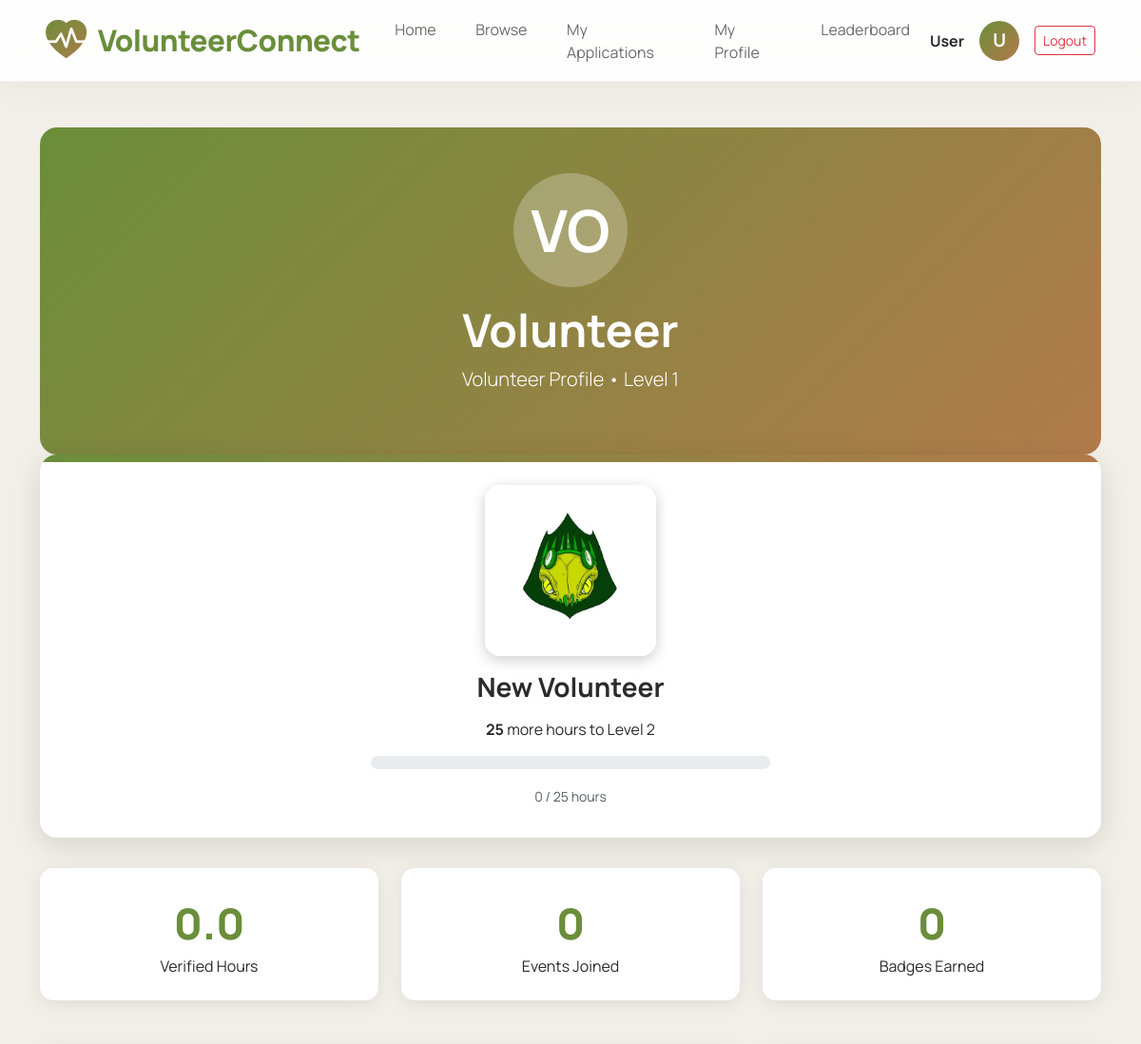
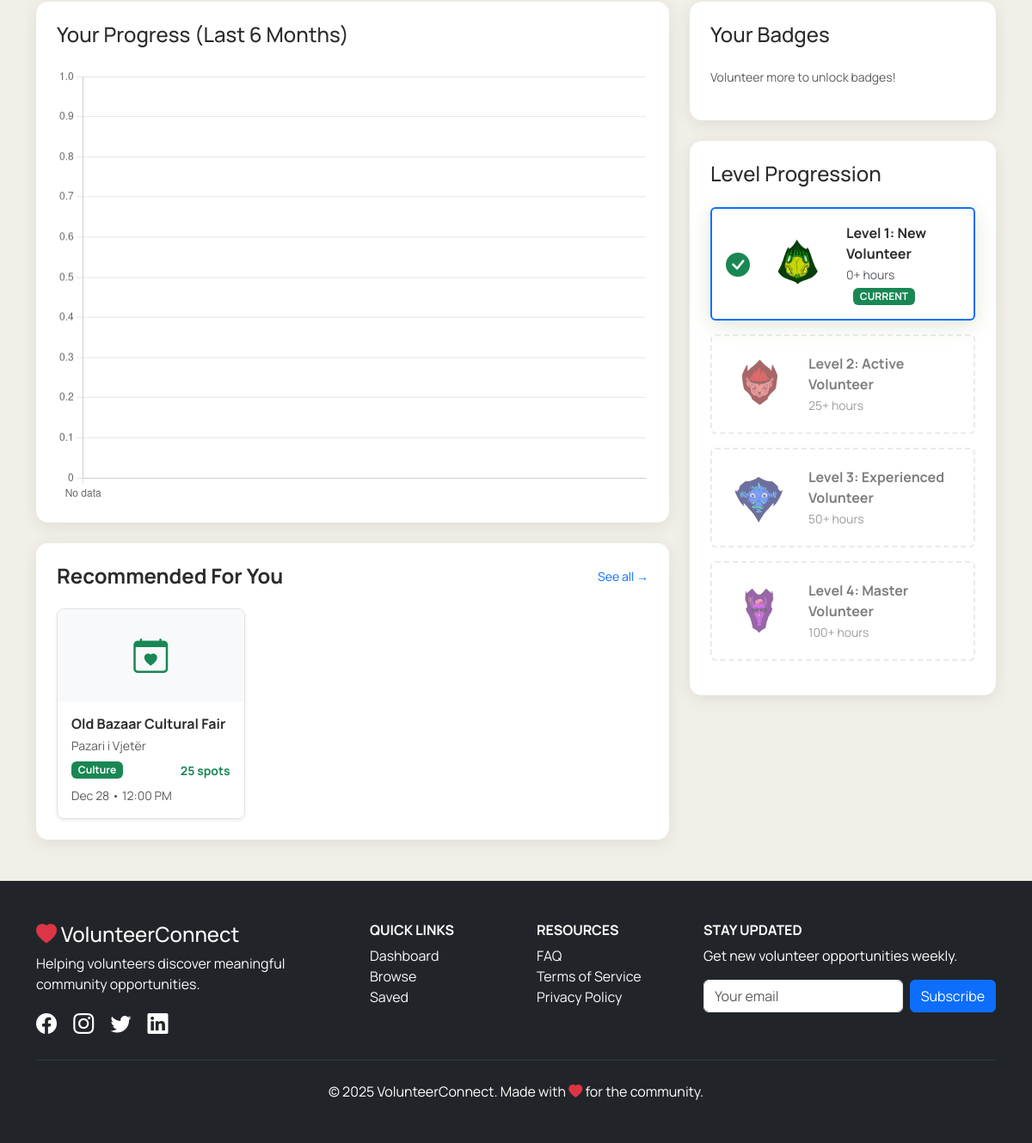
/profile.php (signed in), run on the app's committed database (2 pictures, top to bottom).
### tables this page shows
CREATE TABLE opportunities (
    id INT AUTO_INCREMENT PRIMARY KEY,
    title VARCHAR(255) NOT NULL,
    description TEXT NOT NULL,
    category VARCHAR(50) DEFAULT 'General',
    location_name VARCHAR(255) NOT NULL,
    latitude DECIMAL(10,8) NULL,
    longitude DECIMAL(11,8) NULL,
    date DATE NOT NULL,
    time TIME NULL,
    slots INT DEFAULT 20,
    filled_slots INT DEFAULT 0,
    organization_id INT NOT NULL,
    created_at TIMESTAMP DEFAULT CURRENT_TIMESTAMP,
    FOREIGN KEY (organization_id) REFERENCES users(id) ON DELETE CASCADE,
    INDEX idx_date (date),
    INDEX idx_category (category)
);

### profile.php (the view, shortened to what this page needs)
<?php
require_once 'config/config.php';
include_once 'includes/header.php';
$user_id = $_SESSION['user_id'];
$user_name = $_SESSION['name'] ?? 'Volunteer';
$stmt = $conn->prepare("
    SELECT COALESCE(SUM(a.hours_worked), 0)
    FROM applications a
    WHERE a.volunteer_id = ? AND a.status = 'completed' AND a.hours_approved = 1
");
$stmt->execute([$user_id]);
$total_hours = (float)$stmt->fetchColumn();
$hours_by_month_stmt = $conn->prepare("
    SELECT DATE_FORMAT(o.date, '%Y-%m') as month, COALESCE(SUM(a.hours_worked), 0) as hours
    FROM applications a
    JOIN opportunities o ON a.opportunity_id = o.id
    WHERE a.volunteer_id = ? AND a.status = 'completed' AND a.hours_approved = 1
      AND o.date >= DATE_SUB(CURDATE(), INTERVAL 6 MONTH)
    GROUP BY month ORDER BY month ASC
");
$hours_by_month_stmt->execute([$user_id]);
$hours_by_month = $hours_by_month_stmt->fetchAll(PDO::FETCH_ASSOC);
$events_stmt = $conn->prepare("SELECT COUNT(*) FROM applications WHERE volunteer_id = ? AND status IN ('confirmed', 'completed')");
$events_stmt->execute([$user_id]);
$total_events = (int)$events_stmt->fetchColumn();
$badges = [];
function getVolunteerLevel($hours) {
    return ['level' => 1, 'name' => 'New Volunteer', 'req' => 0, 'next' => 25];
}
$level_info = getVolunteerLevel($total_hours);
$level_images = [1 => 'img/engineers.jpg', 2 => 'img/speedsters.jpg', 3 => 'img/shadows.jpg', 4 => 'img/hipster.jpg'];
$level_names = [1 => 'New Volunteer', 2 => 'Active Volunteer', 3 => 'Experienced Volunteer', 4 => 'Master Volunteer'];
?>
<div class="container my-5">
    <div class="profile-header">
        <div style="width:120px;height:120px;background:rgba(255,255,255,.25);border-radius:50%;display:inline-flex;align-items:center;justify-content:center;font-size:3.8rem;font-weight:bold">
            <?= strtoupper(substr($user_name,0,2)) ?>
        </div>
        <h1 class="display-5 fw-bold mt-3"><?= htmlspecialchars($user_name) ?></h1>
        <p class="lead">Volunteer Profile • Level <?= $level_info['level'] ?></p>
    </div>
    <div class="level-display">
        <?php if (file_exists($level_images[$level_info['level']])): ?>
            <img src="<?= $level_images[$level_info['level']] ?>" alt="Level <?= $level_info['level'] ?>" class="level-image">
        <?php else: ?>
            <div class="level-image d-flex align-items-center justify-content-center text-white" style="background:linear-gradient(135deg,var(--accent),var(--accent2));font-size:5rem;font-weight:bold">L<?= $level_info['level'] ?></div>
        <?php endif; ?>
        <h3 class="fw-bold mt-2"><?= $level_info['name'] ?></h3>
        <?php if ($level_info['next'] !== null):
            $needed = $level_info['next'] - $total_hours;
            $progress = (($total_hours - $level_info['req']) / ($level_info['next'] - $level_info['req'])) * 100;
        ?>
            <p class="mt-3"><strong><?= number_format($needed) ?></strong> more hours to Level <?= $level_info['level'] + 1 ?></p>
            <div class="progress-bar-custom"><div class="progress-fill" style="width:<?= min(100, $progress) ?>%"></div></div>
            <small class="text-muted"><?= number_format($total_hours) ?> / <?= $level_info['next'] ?> hours</small>
        <?php else: ?>
            <p class="mt-3 text-success fw-bold fs-4">Maximum Level Achieved!</p>
        <?php endif; ?>
    </div>
    <div class="row g-4 mb-5">
        <div class="col-md-4"><div class="stat-card text-center"><div class="stat-number"><?= number_format($total_hours,1) ?></div><div>Verified Hours</div></div></div>
        <div class="col-md-4"><div class="stat-card text-center"><div class="stat-number"><?= $total_events ?></div><div>Events Joined</div></div></div>
        <div class="col-md-4"><div class="stat-card text-center"><div class="stat-number"><?= count($badges) ?></div><div>Badges Earned</div></div></div>
    </div>
    <div class="row g-4">
        <div class="col-lg-8">
            <div class="stat-card p-4">
                <h4 class="mb-4">Your Progress (Last 6 Months)</h4>
                <canvas id="hoursChart" height="220"></canvas>
            </div>
            <div class="stat-card mt-4 p-4">
                <div class="d-flex justify-content-between align-items-center mb-4">
                    <h4 class="fw-bold mb-0">Recommended For You</h4>
                    <a href="public_browse.php" class="small text-decoration-none">See all →</a>
                </div>
                <?php
                $top_cats_stmt = $conn->prepare("
                    SELECT o.category, COUNT(*) as c
                    FROM applications a
                    JOIN opportunities o ON a.opportunity_id = o.id
                    WHERE a.volunteer_id = ? AND a.status IN ('confirmed','completed')
                    GROUP BY o.category ORDER BY c DESC LIMIT 2
                ");
                $top_cats_stmt->execute([$user_id]);
                $top_cats = $top_cats_stmt->fetchAll(PDO::FETCH_COLUMN);
                $where_cats = !empty($top_cats) ? "AND o.category IN ('" . implode("','", array_map('addslashes', $top_cats)) . "')" : "";
                $rec_stmt = $conn->prepare("
                    SELECT o.*, u.name AS org_name, (o.slots - o.filled_slots) AS spots_left
                    FROM opportunities o
                    LEFT JOIN users u ON o.organization_id = u.id
                    WHERE o.date >= CURDATE()
                      $where_cats
                      AND o.id NOT IN (SELECT opportunity_id FROM applications WHERE volunteer_id = ?)
                    ORDER BY
                      CASE WHEN o.category IN ('" . implode("','", array_map('addslashes', $top_cats)) . "') THEN 0 ELSE 1 END,
                      o.date ASC
                    LIMIT 3
                ");
                $rec_stmt->execute([$user_id]);
                $recommended = $rec_stmt->fetchAll(PDO::FETCH_ASSOC);
                ?>
                <?php if (empty($recommended)): ?>
                    <p class="text-muted text-center py-5">
                        New events are added daily — check back soon!
                    </p>
                <?php else: ?>
                    <div class="row g-3">
                        <?php foreach ($recommended as $event): ?>
                            <div class="col-md-4">
                                <div class="border rounded-3 overflow-hidden shadow-sm h-100 position-relative hover-lift"
                                     style="cursor:pointer" onclick="location.href='opportunity_detail.php?id=<?= $event['id'] ?>'">
                                    <div class="bg-light text-center py-4">
                                        <i class="bi bi-calendar-heart fs-1 text-success"></i>
                                    </div>
                                    <div class="p-3">
                                        <h6 class="fw-bold mb-1 text-truncate"><?= htmlspecialchars($event['title']) ?></h6>
                                        <small class="text-muted d-block mb-2">
                                            <?= htmlspecialchars($event['location_name']) ?>
                                        </small>
                                        <div class="d-flex justify-content-between align-items-center">
                                            <span class="badge bg-success"><?= ucfirst($event['category']) ?></span>
                                            <small class="text-success fw-bold"><?= $event['spots_left'] ?> spots</small>
                                        </div>
                                        <small class="text-muted d-block mt-2">
                                            <?= date('M j', strtotime($event['date'])) ?>
                                            <?= $event['time'] ? ' • '.date('g:i A', strtotime($event['time'])) : '' ?>
                                        </small>
                                    </div>
                                </div>
                            </div>
                        <?php endforeach; ?>
                    </div>
                <?php endif; ?>
            </div>
        </div>
        <div class="col-lg-4">
            <div class="stat-card mb-4">
                <h4 class="mb-4">Your Badges</h4>
                <?php if (empty($badges)): ?><p class="text-muted small">Volunteer more to unlock badges!</p><?php endif; ?>
            </div>
            <div class="stat-card">
                <h4 class="mb-4">Level Progression</h4>
                <?php for ($i = 1; $i <= 4; $i++):
                    $unlocked = $total_hours >= ($i == 1 ? 0 : ($i == 2 ? 25 : ($i == 3 ? 50 : 100)));
                    $is_current = $level_info['level'] == $i;
                ?>
                    <div class="d-flex align-items-center p-3 rounded mb-3 level-item <?= $unlocked ? 'unlocked' : 'locked' ?> <?= $is_current ? 'border-primary' : '' ?>">
                        <?php if ($unlocked): ?><i class="bi bi-check-circle-fill text-success me-3 fs-3"></i><?php endif; ?>
                        <img src="<?= $level_images[$i] ?>" alt="Level <?= $i ?>" class="level-thumb me-3">
                        <div>
                            <strong>Level <?= $i ?>: <?= $level_names[$i] ?></strong><br>
                            <small class="text-muted"><?= $i == 1 ? '0' : ($i == 2 ? '25' : ($i == 3 ? '50' : '100')) ?>+ hours</small>
                            <?php if ($is_current): ?><span class="badge bg-success ms-2">CURRENT</span><?php endif; ?>
                        </div>
                    </div>
                <?php endfor; ?>
            </div>
        </div>
    </div>
</div>
<script>
    const ctx = document.getElementById('hoursChart');
    const data = <?= json_encode($hours_by_month) ?>;
    const labels = data.map(m => new Date(m.month + '-01').toLocaleDateString('en-US', { month: 'short', year: 'numeric' }));
    const values = data.map(m => parseFloat(m.hours));
    new Chart(ctx, {
        type: 'line',
        data: { labels: labels.length ? labels : ['No data'], datasets: [{ label: 'Hours', data: values, borderColor: '#6a8e3a', backgroundColor: 'rgba(106,142,58,0.1)', tension: 0.4, fill: true }] },
        options: { responsive: true, plugins: { legend: { display: false } } }
    });
</script>
<?php include 'includes/footer.php'; ?>

### data on the page
opportunities: title "Old Bazaar Cultural Fair", location_name "Pazari i Vjetër", category "Culture", spots_left "25", date "Dec 28", time "12:00 PM"

### other printed values
$_SESSION['name'] "User"
substr($_SESSION['name'] ?? 'U', 0, 2) "U"
substr($user_name,0,2) "VO"
$user_name "Volunteer"
$level_info['level'] "1"
$level_info['name'] "New Volunteer"
$needed "25"
$level_info['level'] + 1 "2"
$total_hours "0"
$level_info['next'] "25"
$total_hours "0.0"
$total_events "0"
count($badges) "0"
$level_names[$i] "New Volunteer"
$level_names[$i] "Active Volunteer"
